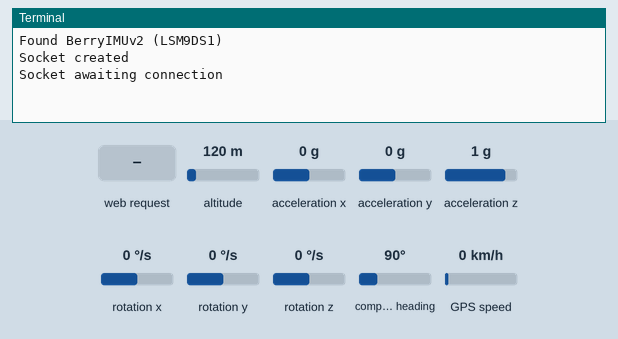
A program run on a simulated Raspberry Pi (BCM pin numbers). Shown: the last lines printed to the terminal. Inputs (shaded band) come from the test bench; at power-on: compass heading 90°, rotation x 0 °/s, rotation y 0 °/s, GPS speed 0 km/h, altitude 120 m, acceleration x 0 g, acceleration y 0 g, acceleration z 1 g, rotation z 0 °/s. The clock reads 2024-03-15 10:24:30 at power-on unless the program sets it; the GPS gets a fix after 3 s at 37.7749, -122.4194 with 8 satellites; system figures (address, load, memory, disk, uptime) are fixed made-up values.

Above: at 2.7 s.
2.8 s: HTTP request for / received
At 3.8 s:
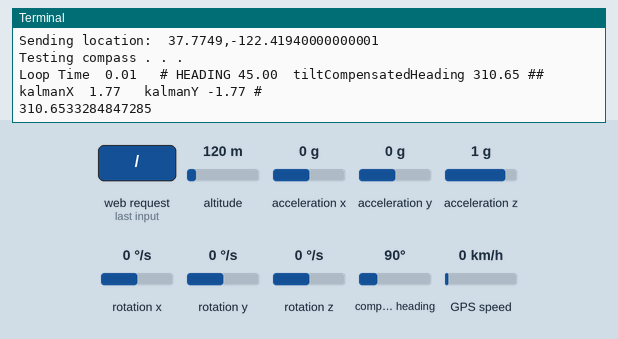
4.3 s: compass heading set to 7°
At 5.8 s:
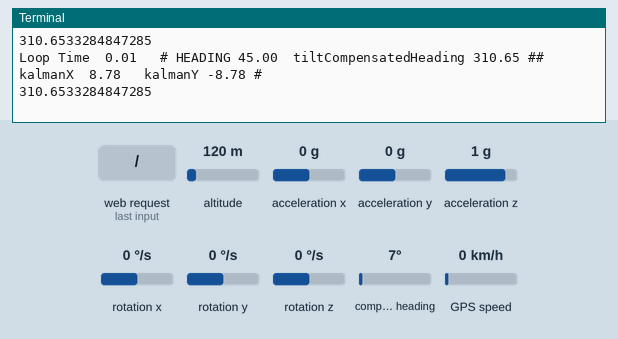
7.3 s: rotation x set to -192 °/s
At 8.5 s:
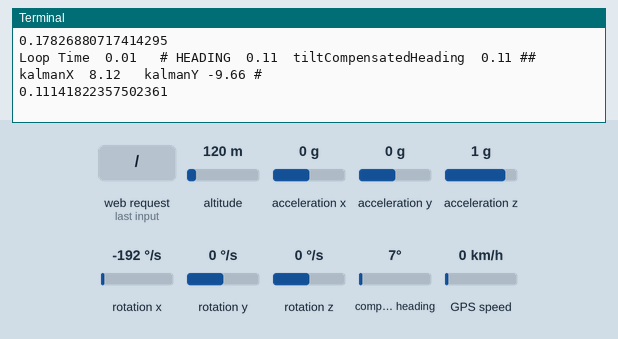
10.3 s: rotation y set to 192 °/s
At 11.9 s:
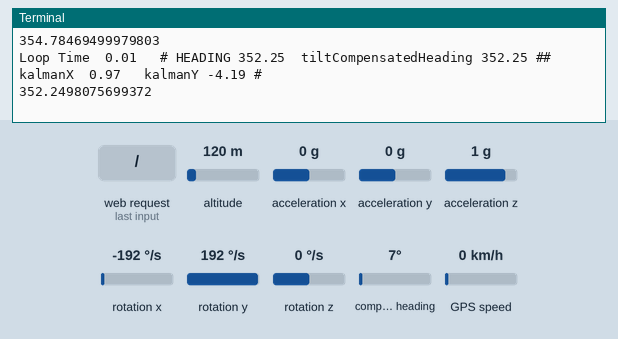
13.3 s: GPS speed set to 30 km/h
At 14.8 s:
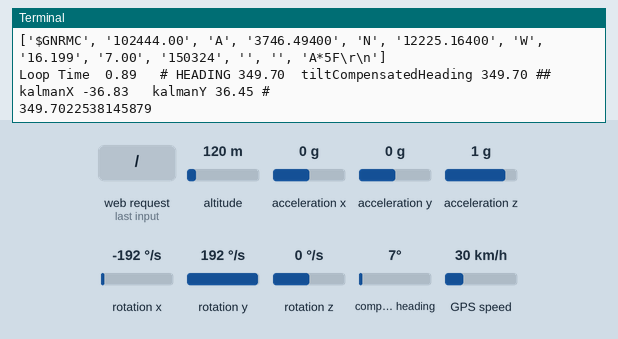
Timing chart, 0 to 16.3 s (numbered marks = the images above; inputs shaded):
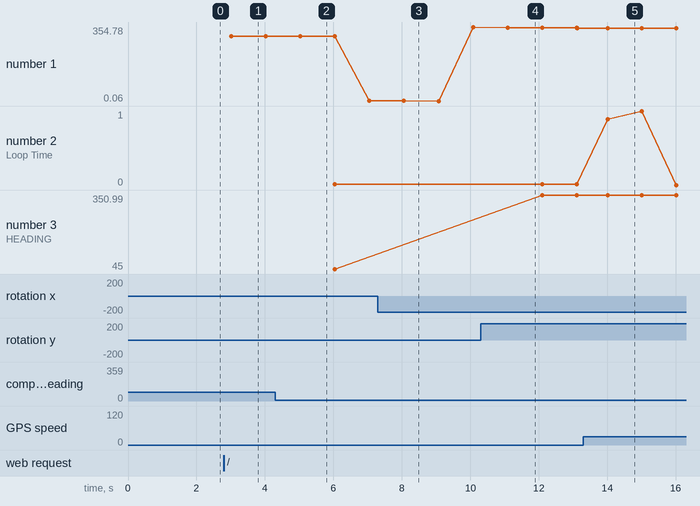

The program:

Kerberos_ServerSide.py
```python
import serial
import io
import socket
import time
import os
import berryIMU


#GPS init from serial port
GPS_port = "/dev/serial0"
GPS_serialPort = serial.Serial(GPS_port, baudrate = 9600, timeout = 0.5)
GPS_readSerialPort = GPS_serialPort.readline().decode()


def getGPS():
    global Lat
    global Lon
    if GPS_serialPort.isOpen() == False:
        GPS_serialPort.open()
    else:
        GPS_serialPort.close()
        GPS_serialPort.open()

    while True:
        GPS_line = GPS_serialPort.readline().decode()
        if "$GNRMC" in str(GPS_line):
            GPS_line = GPS_line.split(',')
            print(GPS_line)

            if GPS_line[3] != '' and GPS_line[5] != '':
                DD_Lat = int(float(GPS_line[3])/100)
                DD_Lon = int((float(GPS_line[5]))/100)
                SS_Lat = float(GPS_line[3]) - (DD_Lat*100)
                SS_Lon = float(GPS_line[5]) - (DD_Lon*100)


                Lat = DD_Lat + (SS_Lat)/60
                Lon = (DD_Lon + (SS_Lon/60))*-1
                break

            else:
                Lat = 0
                Lon = 0
                break

#Set ethernet IP address
cmd_setIP = os.popen('sudo ifconfig eth0 169.254.76.66')
cmd_read = cmd_setIP.read()

#Start socket connection
HOST = '169.254.76.66'
PORT = 1070
BUFFER_SIZE = 1024

s = socket.socket(socket.AF_INET, socket.SOCK_STREAM)
print("Socket created")

s.setsockopt(socket.SOL_SOCKET, socket.SO_REUSEADDR, 1)
s.bind((HOST,PORT))


s.listen(1)
print("Socket awaiting connection")
(conn,addr) = s.accept()
print("Socket connected")


print("Getting fix . . .")
while True:
    getGPS()
    reqInit = conn.recv(1024)

    if reqInit.decode('utf-8') == 'GPS_fixReq':
        print("Request received:  " + reqInit.decode('utf-8'))

    GPS_posInit = str(Lat) + ',' + str(Lon)
    print("Sending location:  " + GPS_posInit)

    GPS_pos_bytes_Init = bytes(GPS_posInit, 'utf-8')

    conn.send(GPS_pos_bytes_Init)


    if Lat != 0 and Lon != 0:
        break


print("Testing compass . . .")
for i in range(10):
    berryIMU.readCompass()
    print(berryIMU.tiltCompensatedHeading)
    time.sleep(1)


while True:
    berryIMU.readCompass()
    print(berryIMU.tiltCompensatedHeading)
    getGPS()

    req = conn.recv(1024)


    if req.decode('utf-8') == 'GPS_req':
        print("Request received:  " + req.decode('utf-8'))
        GPS_pos = str(Lat) + ',' + str(Lon) + ',' + str(berryIMU.tiltCompensatedHeading)
        print("Sending location:  " + GPS_pos)

        GPS_pos_bytes = bytes(GPS_pos, 'utf-8')

        conn.send(GPS_pos_bytes)
```

berryIMU.py
```python
# (licence header left out)
import sys
import time
import math
import IMU
import datetime
import os


RAD_TO_DEG = 57.29578
M_PI = 3.14159265358979323846
G_GAIN = 0.070          # [deg/s/LSB]  If you change the dps for gyro, you need to update this value accordingly
AA =  0.40              # Complementary filter constant
MAG_LPF_FACTOR = 0.4    # Low pass filter constant magnetometer
ACC_LPF_FACTOR = 0.4    # Low pass filter constant for accelerometer
ACC_MEDIANTABLESIZE = 9         # Median filter table size for accelerometer. Higher = smoother but a longer delay
MAG_MEDIANTABLESIZE = 9         # Median filter table size for magnetometer. Higher = smoother but a longer delay


################# Compass Calibration values ############
# Use calibrateBerryIMU.py to get calibration values
# Calibrating the compass isnt mandatory, however a calibrated
# compass will result in a more accurate heading value.

magXmin = -1953
magYmin = -952
magZmin = -1757
magXmax = 346
magYmax = 1674
magZmax = 1185


'''
Here is an example:
magXmin =  -1748
magYmin =  -1025
magZmin =  -1876
magXmax =  959
magYmax =  1651
magZmax =  708
Dont use the above values, these are just an example.
'''
############### END Calibration offsets #################


#Kalman filter variables
Q_angle = 0.02
Q_gyro = 0.0015
R_angle = 0.005
y_bias = 0.0
x_bias = 0.0
XP_00 = 0.0
XP_01 = 0.0
XP_10 = 0.0
XP_11 = 0.0
YP_00 = 0.0
YP_01 = 0.0
YP_10 = 0.0
YP_11 = 0.0
KFangleX = 0.0
KFangleY = 0.0

heading = 0
tiltCompensatedHeading = 0


def kalmanFilterY ( accAngle, gyroRate, DT):
    y=0.0
    S=0.0

    global KFangleY
    global Q_angle
    global Q_gyro
    global y_bias
    global YP_00
    global YP_01
    global YP_10
    global YP_11

    KFangleY = KFangleY + DT * (gyroRate - y_bias)

    YP_00 = YP_00 + ( - DT * (YP_10 + YP_01) + Q_angle * DT )
    YP_01 = YP_01 + ( - DT * YP_11 )
    YP_10 = YP_10 + ( - DT * YP_11 )
    YP_11 = YP_11 + ( + Q_gyro * DT )

    y = accAngle - KFangleY
    S = YP_00 + R_angle
    K_0 = YP_00 / S
    K_1 = YP_10 / S

    KFangleY = KFangleY + ( K_0 * y )
    y_bias = y_bias + ( K_1 * y )

    YP_00 = YP_00 - ( K_0 * YP_00 )
    YP_01 = YP_01 - ( K_0 * YP_01 )
    YP_10 = YP_10 - ( K_1 * YP_00 )
    YP_11 = YP_11 - ( K_1 * YP_01 )

    return KFangleY

def kalmanFilterX ( accAngle, gyroRate, DT):
    x=0.0
    S=0.0

    global KFangleX
    global Q_angle
    global Q_gyro
    global x_bias
    global XP_00
    global XP_01
    global XP_10
    global XP_11


    KFangleX = KFangleX + DT * (gyroRate - x_bias)

    XP_00 = XP_00 + ( - DT * (XP_10 + XP_01) + Q_angle * DT )
    XP_01 = XP_01 + ( - DT * XP_11 )
    XP_10 = XP_10 + ( - DT * XP_11 )
    XP_11 = XP_11 + ( + Q_gyro * DT )

    x = accAngle - KFangleX
    S = XP_00 + R_angle
    K_0 = XP_00 / S
    K_1 = XP_10 / S

    KFangleX = KFangleX + ( K_0 * x )
    x_bias = x_bias + ( K_1 * x )

    XP_00 = XP_00 - ( K_0 * XP_00 )
    XP_01 = XP_01 - ( K_0 * XP_01 )
    XP_10 = XP_10 - ( K_1 * XP_00 )
    XP_11 = XP_11 - ( K_1 * XP_01 )

    return KFangleX


gyroXangle = 0.0
gyroYangle = 0.0
gyroZangle = 0.0
CFangleX = 0.0
CFangleY = 0.0
CFangleXFiltered = 0.0
CFangleYFiltered = 0.0
kalmanX = 0.0
kalmanY = 0.0
oldXMagRawValue = 0
oldYMagRawValue = 0
oldZMagRawValue = 0
oldXAccRawValue = 0
oldYAccRawValue = 0
oldZAccRawValue = 0

a = datetime.datetime.now()


#Setup the tables for the mdeian filter. Fill them all with '1' so we dont get devide by zero error
acc_medianTable1X = [1] * ACC_MEDIANTABLESIZE
acc_medianTable1Y = [1] * ACC_MEDIANTABLESIZE
acc_medianTable1Z = [1] * ACC_MEDIANTABLESIZE
acc_medianTable2X = [1] * ACC_MEDIANTABLESIZE
acc_medianTable2Y = [1] * ACC_MEDIANTABLESIZE
acc_medianTable2Z = [1] * ACC_MEDIANTABLESIZE
mag_medianTable1X = [1] * MAG_MEDIANTABLESIZE
mag_medianTable1Y = [1] * MAG_MEDIANTABLESIZE
mag_medianTable1Z = [1] * MAG_MEDIANTABLESIZE
mag_medianTable2X = [1] * MAG_MEDIANTABLESIZE
mag_medianTable2Y = [1] * MAG_MEDIANTABLESIZE
mag_medianTable2Z = [1] * MAG_MEDIANTABLESIZE

IMU.detectIMU()     #Detect if BerryIMU is connected.
if(IMU.BerryIMUversion == 99):
    print(" No BerryIMU found... exiting ")
    sys.exit()
IMU.initIMU()       #Initialise the accelerometer, gyroscope and compass


#while True:
def readCompass():
    global a
    global gyroXangle
    global gyroYangle
    global gyroZangle
    global CFangleX
    global CFangleY
    global CFangleXFiltered
    global CFangleYFiltered
    global kalmanX
    global kalmanY
    global oldXMagRawValue
    global oldYMagRawValue
    global oldZMagRawValue
    global oldXAccRawValue
    global oldYAccRawValue
    global oldZAccRawValue

    global heading
    global tiltCompensatedHeading


    #Read the accelerometer,gyroscope and magnetometer values
    ACCx = IMU.readACCx()
    ACCy = IMU.readACCy()
    ACCz = IMU.readACCz()
    GYRx = IMU.readGYRx()
    GYRy = IMU.readGYRy()
    GYRz = IMU.readGYRz()
    MAGx = IMU.readMAGx()
    MAGy = IMU.readMAGy()
    MAGz = IMU.readMAGz()


    #Apply compass calibration
    MAGx -= (magXmin + magXmax) /2
    MAGy -= (magYmin + magYmax) /2
    MAGz -= (magZmin + magZmax) /2


    ##Calculate loop Period(LP). How long between Gyro Reads
    b = datetime.datetime.now() - a
    a = datetime.datetime.now()
    LP = b.microseconds/(1000000*1.0)
    outputString = "Loop Time %5.2f " % ( LP )


    ###############################################
    #### Apply low pass filter ####
    ###############################################
    MAGx =  MAGx  * MAG_LPF_FACTOR + oldXMagRawValue*(1 - MAG_LPF_FACTOR);
    MAGy =  MAGy  * MAG_LPF_FACTOR + oldYMagRawValue*(1 - MAG_LPF_FACTOR);
    MAGz =  MAGz  * MAG_LPF_FACTOR + oldZMagRawValue*(1 - MAG_LPF_FACTOR);
    ACCx =  ACCx  * ACC_LPF_FACTOR + oldXAccRawValue*(1 - ACC_LPF_FACTOR);
    ACCy =  ACCy  * ACC_LPF_FACTOR + oldYAccRawValue*(1 - ACC_LPF_FACTOR);
    ACCz =  ACCz  * ACC_LPF_FACTOR + oldZAccRawValue*(1 - ACC_LPF_FACTOR);

    oldXMagRawValue = MAGx
    oldYMagRawValue = MAGy
    oldZMagRawValue = MAGz
    oldXAccRawValue = ACCx
    oldYAccRawValue = ACCy
    oldZAccRawValue = ACCz

    #########################################
    #### Median filter for accelerometer ####
    #########################################
    # cycle the table
    for x in range (ACC_MEDIANTABLESIZE-1,0,-1 ):
        acc_medianTable1X[x] = acc_medianTable1X[x-1]
        acc_medianTable1Y[x] = acc_medianTable1Y[x-1]
        acc_medianTable1Z[x] = acc_medianTable1Z[x-1]

    # Insert the lates values
    acc_medianTable1X[0] = ACCx
    acc_medianTable1Y[0] = ACCy
    acc_medianTable1Z[0] = ACCz

    # Copy the tables
    acc_medianTable2X = acc_medianTable1X[:]
    acc_medianTable2Y = acc_medianTable1Y[:]
    acc_medianTable2Z = acc_medianTable1Z[:]

    # Sort table 2
    acc_medianTable2X.sort()
    acc_medianTable2Y.sort()
    acc_medianTable2Z.sort()

    # The middle value is the value we are interested in
    ACCx = acc_medianTable2X[int(ACC_MEDIANTABLESIZE/2)];
    ACCy = acc_medianTable2Y[int(ACC_MEDIANTABLESIZE/2)];
    ACCz = acc_medianTable2Z[int(ACC_MEDIANTABLESIZE/2)];


    #########################################
    #### Median filter for magnetometer ####
    #########################################
    # cycle the table
    for x in range (MAG_MEDIANTABLESIZE-1,0,-1 ):
        mag_medianTable1X[x] = mag_medianTable1X[x-1]
        mag_medianTable1Y[x] = mag_medianTable1Y[x-1]
        mag_medianTable1Z[x] = mag_medianTable1Z[x-1]

    # Insert the latest values
    mag_medianTable1X[0] = MAGx
    mag_medianTable1Y[0] = MAGy
    mag_medianTable1Z[0] = MAGz

    # Copy the tables
    mag_medianTable2X = mag_medianTable1X[:]
    mag_medianTable2Y = mag_medianTable1Y[:]
    mag_medianTable2Z = mag_medianTable1Z[:]

    # Sort table 2
    mag_medianTable2X.sort()
    mag_medianTable2Y.sort()
    mag_medianTable2Z.sort()

    # The middle value is the value we are interested in
    MAGx = mag_medianTable2X[int(MAG_MEDIANTABLESIZE/2)];
    MAGy = mag_medianTable2Y[int(MAG_MEDIANTABLESIZE/2)];
    MAGz = mag_medianTable2Z[int(MAG_MEDIANTABLESIZE/2)];


    #Convert Gyro raw to degrees per second
    rate_gyr_x =  GYRx * G_GAIN
    rate_gyr_y =  GYRy * G_GAIN
    rate_gyr_z =  GYRz * G_GAIN


    #Calculate the angles from the gyro.
    gyroXangle+=rate_gyr_x*LP
    gyroYangle+=rate_gyr_y*LP
    gyroZangle+=rate_gyr_z*LP

    #Convert Accelerometer values to degrees
    AccXangle =  (math.atan2(ACCy,ACCz)*RAD_TO_DEG)
    AccYangle =  (math.atan2(ACCz,ACCx)+M_PI)*RAD_TO_DEG


    #Change the rotation value of the accelerometer to -/+ 180 and
    #move the Y axis '0' point to up.  This makes it easier to read.
    if AccYangle > 90:
        AccYangle -= 270.0
    else:
        AccYangle += 90.0


    #Complementary filter used to combine the accelerometer and gyro values.
    CFangleX=AA*(CFangleX+rate_gyr_x*LP) +(1 - AA) * AccXangle
    CFangleY=AA*(CFangleY+rate_gyr_y*LP) +(1 - AA) * AccYangle

    #Kalman filter used to combine the accelerometer and gyro values.
    kalmanY = kalmanFilterY(AccYangle, rate_gyr_y,LP)
    kalmanX = kalmanFilterX(AccXangle, rate_gyr_x,LP)

    #Calculate heading
    heading = 180 * math.atan2(MAGy,MAGx)/M_PI

    #Only have our heading between 0 and 360
    if heading < 0:
        heading += 360

    ####################################################################
    ###################Tilt compensated heading#########################
    ####################################################################
    #Normalize accelerometer raw values.
    accXnorm = ACCx/math.sqrt(ACCx * ACCx + ACCy * ACCy + ACCz * ACCz)
    accYnorm = ACCy/math.sqrt(ACCx * ACCx + ACCy * ACCy + ACCz * ACCz)


    #Calculate pitch and roll
    pitch = math.asin(accXnorm)
    roll = -math.asin(accYnorm/math.cos(pitch))


    #Calculate the new tilt compensated values
    #The compass and accelerometer are orientated differently on the the BerryIMUv1, v2 and v3.
    #This needs to be taken into consideration when performing the calculations

    #X compensation
    if(IMU.BerryIMUversion == 1 or IMU.BerryIMUversion == 3):            #LSM9DS0 and (LSM6DSL & LIS2MDL)
        magXcomp = MAGx*math.cos(pitch)+MAGz*math.sin(pitch)
    else:                                                                #LSM9DS1
        magXcomp = MAGx*math.cos(pitch)-MAGz*math.sin(pitch)

    #Y compensation
    if(IMU.BerryIMUversion == 1 or IMU.BerryIMUversion == 3):            #LSM9DS0 and (LSM6DSL & LIS2MDL)
        magYcomp = MAGx*math.sin(roll)*math.sin(pitch)+MAGy*math.cos(roll)-MAGz*math.sin(roll)*math.cos(pitch)
    else:                                                                #LSM9DS1
        magYcomp = MAGx*math.sin(roll)*math.sin(pitch)+MAGy*math.cos(roll)+MAGz*math.sin(roll)*math.cos(pitch)


    #Calculate tilt compensated heading
    tiltCompensatedHeading = 180 * math.atan2(magYcomp,magXcomp)/M_PI

    if tiltCompensatedHeading < 0:
        tiltCompensatedHeading += 360


    ##################### END Tilt Compensation ########################


    if 0:                       #Change to '0' to stop showing the angles from the accelerometer
        outputString += "#  ACCX Angle %5.2f ACCY Angle %5.2f  #  " % (AccXangle, AccYangle)

    if 0:                       #Change to '0' to stop  showing the angles from the gyro
        outputString +="\t# GRYX Angle %5.2f  GYRY Angle %5.2f  GYRZ Angle %5.2f # " % (gyroXangle,gyroYangle,gyroZangle)

    if 0:                       #Change to '0' to stop  showing the angles from the complementary filter
        outputString +="\t#  CFangleX Angle %5.2f   CFangleY Angle %5.2f  #" % (CFangleX,CFangleY)

    if 1:                       #Change to '0' to stop  showing the heading
        outputString +="\t# HEADING %5.2f  tiltCompensatedHeading %5.2f #" % (heading,tiltCompensatedHeading)

    if 1:                       #Change to '0' to stop  showing the angles from the Kalman filter
        outputString +="# kalmanX %5.2f   kalmanY %5.2f #" % (kalmanX,kalmanY)

    print(outputString)

    #slow program down a bit, makes the output more readable
    #time.sleep(1)
```

LSM9DS0.py
```python
LSM9DS0_MAG_ADDRESS	=	0x1E
LSM9DS0_ACC_ADDRESS	=	0x1E
LSM9DS0_GYR_ADDRESS =       0x6A

#LSM9DS0 Gyro Registers
LSM9DS0_WHO_AM_I_G	=	0x0F
LSM9DS0_CTRL_REG1_G	=	0x20
LSM9DS0_CTRL_REG2_G	=	0x21
LSM9DS0_CTRL_REG3_G	=	0x22
LSM9DS0_CTRL_REG4_G	=	0x23
LSM9DS0_CTRL_REG5_G	=	0x24
LSM9DS0_REFERENCE_G	=	0x25
LSM9DS0_STATUS_REG_G	=	0x27
LSM9DS0_OUT_X_L_G	=	0x28
LSM9DS0_OUT_X_H_G	=	0x29
LSM9DS0_OUT_Y_L_G	=	0x2A
LSM9DS0_OUT_Y_H_G	=	0x2B
LSM9DS0_OUT_Z_L_G	=	0x2C
LSM9DS0_OUT_Z_H_G	=	0x2D
LSM9DS0_FIFO_CTRL_REG_G	=	0x2E
LSM9DS0_FIFO_SRC_REG_G	=	0x2F
LSM9DS0_INT1_CFG_G	=	0x30
LSM9DS0_INT1_SRC_G	=	0x31
LSM9DS0_INT1_THS_XH_G	=	0x32
LSM9DS0_INT1_THS_XL_G	=	0x33
LSM9DS0_INT1_THS_YH_G	=	0x34
LSM9DS0_INT1_THS_YL_G	=	0x35
LSM9DS0_INT1_THS_ZH_G	=	0x36
LSM9DS0_INT1_THS_ZL_G	=	0x37
LSM9DS0_INT1_DURATION_G	=	0x38

#LSM9DS0 Accel and Magneto Registers
LSM9DS0_OUT_TEMP_L_XM	=	0x05
LSM9DS0_OUT_TEMP_H_XM	=	0x06
LSM9DS0_STATUS_REG_M	=	0x07
LSM9DS0_OUT_X_L_M	=	0x08
LSM9DS0_OUT_X_H_M	=	0x09
LSM9DS0_OUT_Y_L_M	=	0x0A
LSM9DS0_OUT_Y_H_M	=	0x0B
LSM9DS0_OUT_Z_L_M	=	0x0C
LSM9DS0_OUT_Z_H_M	=	0x0D
LSM9DS0_WHO_AM_I_XM	=	0x0F
LSM9DS0_INT_CTRL_REG_M	=	0x12
LSM9DS0_INT_SRC_REG_M	=	0x13
LSM9DS0_INT_THS_L_M	=	0x14
LSM9DS0_INT_THS_H_M	=	0x15
LSM9DS0_OFFSET_X_L_M	=	0x16
LSM9DS0_OFFSET_X_H_M	=	0x17
LSM9DS0_OFFSET_Y_L_M	=	0x18
LSM9DS0_OFFSET_Y_H_M	=	0x19
LSM9DS0_OFFSET_Z_L_M	=	0x1A
LSM9DS0_OFFSET_Z_H_M	=	0x1B
LSM9DS0_REFERENCE_X	=	0x1C
LSM9DS0_REFERENCE_Y	=	0x1D
LSM9DS0_REFERENCE_Z	=	0x1E
LSM9DS0_CTRL_REG0_XM	=	0x1F
LSM9DS0_CTRL_REG1_XM	=	0x20
LSM9DS0_CTRL_REG2_XM	=	0x21
LSM9DS0_CTRL_REG3_XM	=	0x22
LSM9DS0_CTRL_REG4_XM	=	0x23
LSM9DS0_CTRL_REG5_XM	=	0x24
LSM9DS0_CTRL_REG6_XM	=	0x25
LSM9DS0_CTRL_REG7_XM	=	0x26
LSM9DS0_STATUS_REG_A	=	0x27
LSM9DS0_OUT_X_L_A	=	0x28
LSM9DS0_OUT_X_H_A	=	0x29
LSM9DS0_OUT_Y_L_A	=	0x2A
LSM9DS0_OUT_Y_H_A	=	0x2B
LSM9DS0_OUT_Z_L_A	=	0x2C
LSM9DS0_OUT_Z_H_A	=	0x2D
LSM9DS0_FIFO_CTRL_REG	=	0x2E
LSM9DS0_FIFO_SRC_REG	=	0x2F
LSM9DS0_INT_GEN_1_REG	=	0x30
LSM9DS0_INT_GEN_1_SRC	=	0x31
LSM9DS0_INT_GEN_1_THS	=	0x32
LSM9DS0_INT_GEN_1_DURATION	=	0x33
LSM9DS0_INT_GEN_2_REG	=	0x34
LSM9DS0_INT_GEN_2_SRC	=	0x35
LSM9DS0_INT_GEN_2_THS	=	0x36
LSM9DS0_INT_GEN_2_DURATION	=	0x37
LSM9DS0_CLICK_CFG	=	0x38
LSM9DS0_CLICK_SRC	=	0x39
LSM9DS0_CLICK_THS	=	0x3A
LSM9DS0_TIME_LIMIT	=	0x3B
LSM9DS0_TIME_LATENCY	=	0x3C
LSM9DS0_TIME_WINDOW	=	0x3D
```

LSM6DSL.py
```python
LSM6DSL_ADDRESS          =  0x6A

LSM6DSL_WHO_AM_I         =  0x0F
LSM6DSL_RAM_ACCESS       =  0x01
LSM6DSL_CTRL1_XL         =  0x10
LSM6DSL_CTRL8_XL         =  0x10
LSM6DSL_CTRL2_G          =  0x11
LSM6DSL_CTRL10_C         =  0x19
LSM6DSL_TAP_CFG1         =  0x58
LSM6DSL_INT1_CTR         =  0x0D
LSM6DSL_CTRL3_C          =  0x12
LSM6DSL_CTRL4_C          =  0x13

LSM6DSL_STEP_COUNTER_L       =  0x4B
LSM6DSL_STEP_COUNTER_H       =  0x4C

LSM6DSL_OUTX_L_XL        =  0x28
LSM6DSL_OUTX_H_XL        =  0x29
LSM6DSL_OUTY_L_XL        =  0x2A
LSM6DSL_OUTY_H_XL        =  0x2B
LSM6DSL_OUTZ_L_XL        =  0x2C
LSM6DSL_OUTZ_H_XL        =  0x2D

LSM6DSL_OUT_L_TEMP       =  0x20
LSM6DSL_OUT_H_TEMP       =  0x21

LSM6DSL_OUTX_L_G         =  0x22
LSM6DSL_OUTX_H_G         =  0x23
LSM6DSL_OUTY_L_G         =  0x24
LSM6DSL_OUTY_H_G         =  0x25
LSM6DSL_OUTZ_L_G         =  0x26
LSM6DSL_OUTZ_H_G         =  0x27

LSM6DSL_TAP_CFG          =  0x58
LSM6DSL_WAKE_UP_SRC      =  0x1B
LSM6DSL_WAKE_UP_DUR      =  0x5C
LSM6DSL_FREE_FALL        =  0x5D
LSM6DSL_MD1_CFG          =  0x5E
LSM6DSL_MD2_CFG          =  0x5F
LSM6DSL_WAKE_UP_SRC      =  0x1B
LSM6DSL_TAP_THS_6D       =  0x59
LSM6DSL_INT_DUR2         =  0x5A
LSM6DSL_WAKE_UP_THS      =  0x5B
LSM6DSL_FUNC_SRC1        =  0x53
```

Source omitted: IMU.py (11814 bytes), LSM9DS1.py (2663 bytes), LIS3MDL.py (550 bytes)

Measured:
- after the input at 2.8 s, the terminal: prints a new line at once (image 1)
- after the input at 7.3 s, the terminal: prints a new line after 0.76 s (image 3)
- after the input at 10.3 s, the terminal: prints a new line after 0.79 s (image 4)
- after the input at 13.3 s, the terminal: prints a new line after 0.70 s (image 5)
- plotted number 1: 310.65 → 0.18 after the input at 4.3 s
